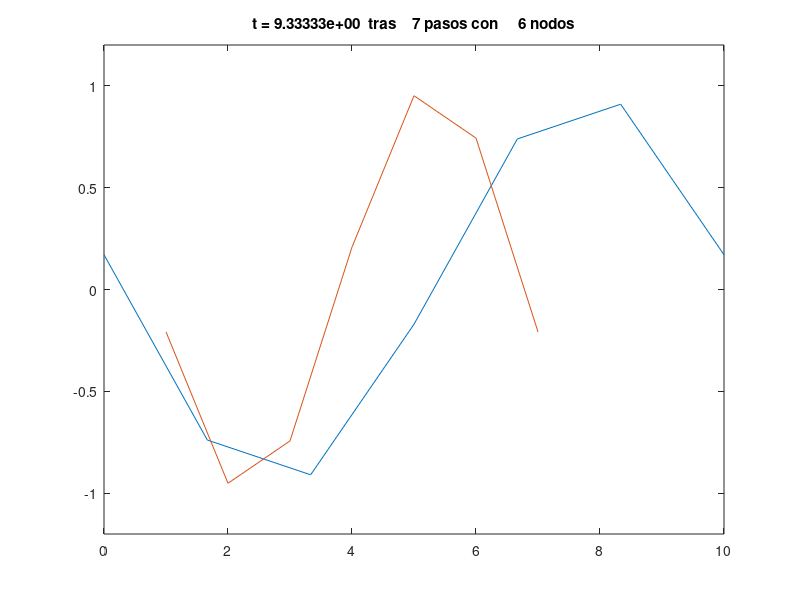

Here is the MATLAB script that generated this plot:
function [x,uint] = apartado3
%
% Resuelve u_t + a u_x = 0  en [ax,bx] con condiciones de 
% contorno periodicas empleando el metodo de Bean Warming 
% con m nodos espaciales interiores.
%
% Representa la solucion en varios instantes de tiempo.
% Devuelve mallado y  aproximacion en la ultima iteracion.
% Modificado del código propuesto en clase para la simulación de 
% la ecuación de advección con el método de Lax-Wendroff

%Intoduzcamos los nodos deseados y el n de la condicion inicial
m=input('Introduzca el numero de nodos espacial desado: ');
n=input('Introduzca el n de la condicion inicial: ');
% Comenzamos introduciendo los datos del problema
global a
a = -1;           % parametro de la ecuacion
ax = 0;           % inicio del intervalo esspacial
bx = 10;          % fin del intervalo espacial
tfinal = 10;                % Tiempo maximo
eta= @(x) sin((2*n*pi*x)./(10)); % Cond inicial

% Datos de las discretizaciones
h = (bx-ax)/(m+1);         % h paso espacial
k = 0.8*h;                  % k paso temporal
nu = a*k/h;                % numero de Courant
x = linspace(ax,bx,m+2)';  % Fijamos el mallado en el intervalo espacial
nsteps = round(tfinal / k);    % numero de pasos temp
nplot = 20;       % representamos cada nplot pasos

% Comprobamos si el ultimo paso llega a tfinal
if abs(k*nsteps - tfinal) > 1e-5
  disp(' ')
  disp(sprintf('OJO *** k no divide a tfinal, k = %9.5e',k))
  disp(' ')
end

% En el caso con condiciones periodicas se tienen:
% m+1 incognitas u(2:m+2)  y   u(1) = u(m+2)
I = 2:(m+2);   % indices de las incognitas

% Definicion de condiciones iniciales:
tn = 0;
u0 = eta(x);
u = u0;

% Condiciones de contorno periodicas:
u(1) = u(m+2); 
% OJO: nodo fantasma para cond periodicas necesitamos dos nodos "fantasma"  
u(m+3) = u(2);   
u(m+4)=u(3);
% representamos condicion inicial:
clf
plot(x,u0)
axis([0 10 -1.2 1.2]) %axis([0 1 -.2 1.2])
title('Condicion inicial a tiempo 0')
input('Pulse <return> para continuar ');
% Bucle temporal:
for n = 1:nsteps
  if n>2
    clear eta1,u1,u_sol;
  endif
  tnp = tn + k;
  eta1=@(x)  sin((2*n*pi*(x+tnp))./(10)); %Introducimos la solucion del problema (la que no es aprimada)
  u1 = eta1(x);
  u_sol = u1;  
  % Implementamos el método de Beam-Warming:
  u(I) = u(I) - 0.5*nu*(-3*u(I)+4*u(I+1)-u(I+2)) + 0.5*nu^2 * (u(I) - 2*u(I+1) + u(I+2));

  % Condiciones periodicas:
  u(1) = u(m+2);   % redundante para dato inicial bien preparado
  % OJO: los nodos fantasma para cond periodicas
  u(m+3) = u(2);   
  u(m+4)=u(3);
  % representamos resultados cada nplot pasos:
  if mod(n,nplot)==0 || n==nsteps
    uint = u(1:m+2);  % representamos nodos en el intervalo
    plot(x,uint,u_sol)
    %plot(x,uint)
    %plot(x,uint)
    axis([0 10 -1.2 1.2]) % axis([0 1 -.2 1.2])
    title(sprintf('t = %9.5e  tras %4i pasos con %5i nodos',...
                       tnp,n,m+1))
    if n<nsteps, pause(.5); end;
  end
  tn = tnp;   % para el siguiente paso temporal
end % del for
uint = u(1:m+2);
clear x,eta,u0,u;
endfunction 
